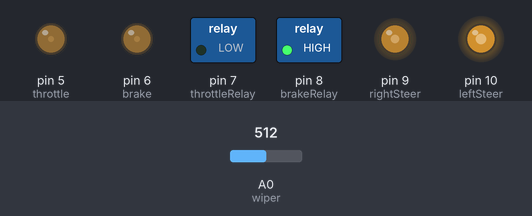
Simulated run of this sketch. Board: Arduino Uno, built with avr-gcc and run on an emulated ATmega328P. On the bench: switched loads named in the sketch (green lamp = pin HIGH), output pins drawn as LEDs (lit = HIGH). The inputs (shaded band) are chosen by the test bench; at power-on: A0 (wiper) = 512. What the sketch prints to the serial monitor is not drawn.

Above: at 1.2 s.
1.3 s: A0 (wiper) set to 306
2.8 s: A0 (wiper) set to 511
At 4.2 s:
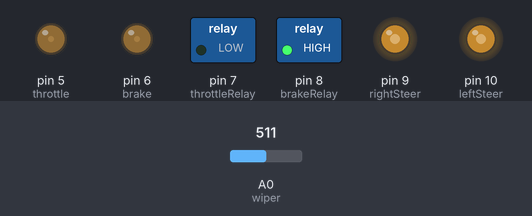
5.8 s: A0 (wiper) set to 122
7.3 s: A0 (wiper) set to 716
At 8.2 s:
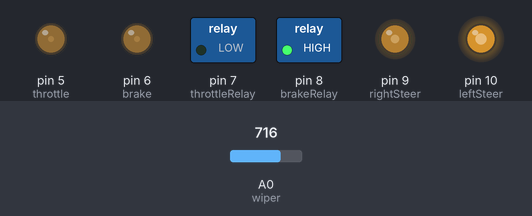
Timing chart, 0 to 9.8 s (numbered marks = the images above; inputs shaded):
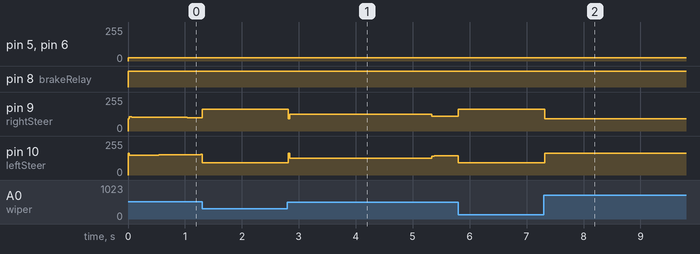

Measured:
- after the input at 2.8 s, pin 9 (rightSteer): 163/255 → 127/255 at once, → 111/255 2.5 s later, → 110/255 0.30 s later; pin 10 (leftSteer): 91/255 → 127/255 at once, → 143/255 2.5 s later, → 144/255 0.30 s later
- after the input at 7.3 s, pin 9 (rightSteer): 163/255 → 91/255 at once; pin 10 (leftSteer): 91/255 → 163/255 at once

The sketch:

cart_teleop_new_board_latest-1.1.ino
```cpp
 /*
   cart_teleop_new_board.ino - Contains the main arduino code for controlling our autonomous golf cart with non-dac board.

      Author: Brandon Parr
      Version: 1.0
*/

#include <Wire.h>
#include <PID_v1.h>

int throttle = 5;         /* pin 3 */
int brake = 6;            /* pin 5 */
int leftSteer = 10;        /* pin 6 */
int throttleRelay = 7;    /* pin 7 */
int brakeRelay = 8;       /* pin 8 */
int rightSteer = 9;       /* pin 9 */

int wiper = A0;           /* pin A0 */

/* bounds for throttle mapping */
const int LOWER_THROTTLE_BOUNDS = 25;
const int UPPER_THROTTLE_BOUND = 226;

/* bounds for brake mapping */
const int LOWER_BRAKE_BOUND = 25;
const int UPPER_BRAKE_BOUND = 234;

/*bounds for steering mapping */
const int LOWER_STEER_BOUND = 0;
const int UPPER_STEER_BOUND = 255;

/* empirical potentiometer bounds */
const int LOWER_STEER_POT_BOUND = 310;
const int UPPER_STEER_POT_BOUND = 620;

/* Neutral steer value */
const float NEUTRAL_STEER = 2.5;

/*Values for the pid*/
double currentSteeringPot;
double pidSignal;

double steeringTarget;
int brakeTarget;
int throttleTarget;

const float STEER_VOLT_MAX_OFFSET = .7;
const float STEER_VOLT_MIN_OFFSET = .3;

const int LOWER_PID_BOUND = -255;
const int UPPER_PID_BOUND = 255;

PID myPID(&currentSteeringPot, &pidSignal, &steeringTarget, 10, 2.0, 1, DIRECT);
//PID myPID(&currentSteeringPot, &pidSignal, &steeringTarget, 10, 0, 0, DIRECT);

/* magic numbers */
const int MAGIC_START = 42;
const int MAGIC_END = 21;

unsigned long time_since;

void pid_setup() {
  myPID.SetMode(AUTOMATIC);
  myPID.SetOutputLimits(LOWER_PID_BOUND, UPPER_PID_BOUND);
  myPID.SetSampleTime(20);
}

/* Main program setup */
void setup() {
  // set up serial
  Serial.begin(57600);
  while (!Serial) {
    delay(15);
  }

  // set up relays
  pinMode(throttleRelay, OUTPUT);
  pinMode(brakeRelay, OUTPUT);

  // set up outputs
  pinMode(throttle, OUTPUT);
  pinMode(brake, OUTPUT);
  pinMode(leftSteer, OUTPUT);
  pinMode(rightSteer, OUTPUT);

  // set up wiper
  pinMode(wiper, INPUT);

  Serial.println("STARTING");

  steeringTarget = 50;
  brakeTarget = 0;
  throttleTarget = 0;
  currentSteeringPot = -1;
  pidSignal = -1;

  pid_setup();
}

/* Main program loop */
void loop() {
  delay(1);
  readCommands();
  steer();
  setThrottle();
  setBrake();
}

void readCommands() {
    if (Serial.available() >= 5){
      int firstByte = Serial.read();
      if (firstByte == MAGIC_START) {
        int secondByte = Serial.read();
        if (secondByte == MAGIC_END) {

           throttleTarget = Serial.read();
           brakeTarget = Serial.read();
           steeringTarget = Serial.read();
           Serial.print("Steer command:   \t\t");
           Serial.println(steeringTarget);
           Serial.print("Brake command:   \t\t");
           Serial.println(brakeTarget);
           Serial.print("Throttle command:\t\t");
           Serial.println(throttleTarget);
           Serial.println("");
        }
      }
    }

}

void setThrottle() {
  int val = map(throttleTarget, 0, 255, LOWER_THROTTLE_BOUNDS, UPPER_THROTTLE_BOUND);
  analogWrite(throttle, val);

  //Serial.print("Throttle set:\t\t");
  //Serial.println(throttleTarget);
  if (throttleTarget == 0) {
    digitalWrite(throttleRelay, LOW);
  } else {
    digitalWrite(throttleRelay, HIGH);
  }
}

void setBrake() {
  int val = map(brakeTarget, 0, 255, LOWER_BRAKE_BOUND, UPPER_BRAKE_BOUND);
  analogWrite(brake, val);

  //Serial.print("Brake set:\t\t");
  //Serial.println(brakeTarget);
  if (brakeTarget == 255) {
    digitalWrite(brakeRelay, LOW);
  } else {
    digitalWrite(brakeRelay, HIGH);
  }
}

void steer() {
  if (steeringTarget != -1) {
    // read in the potentiometer value and map from 0 (full left) to 100 (full right)
   currentSteeringPot = analogRead(wiper);
   //Serial.print("Pot Absolute Value: ");
   //Serial.println(currentSteeringPot);
   currentSteeringPot = mapf(currentSteeringPot, LOWER_STEER_POT_BOUND, UPPER_STEER_POT_BOUND, 0.0, 100.0);
   //Serial.print("CURR POT ");
   //Serial.println(currentSteeringPot);
   myPID.Compute();
   //Serial.print("RAW COMPUTE ");
   //Serial.println(pidSignal);
   float signal = mapf(pidSignal, LOWER_PID_BOUND, UPPER_PID_BOUND, -STEER_VOLT_MAX_OFFSET, STEER_VOLT_MAX_OFFSET);
   //Serial.print("MAPPED SIGNAL: ");
   //Serial.println(signal);
   setSteerVoltages(signal);
  }
}

/* sends a steeringTarget voltage to both left and right steering channels */
void setSteerVoltages(float signal) {
  // check if values are valid - must be between 2.0 & 3.0 inclusive and sum up to 5.0
  if ((signal >= -STEER_VOLT_MAX_OFFSET  && signal <= STEER_VOLT_MAX_OFFSET) && (signal >= STEER_VOLT_MIN_OFFSET || signal <= -STEER_VOLT_MIN_OFFSET)){

      int finalLeft = mapf(NEUTRAL_STEER - signal, 0.0, 5.0, LOWER_STEER_BOUND, UPPER_STEER_BOUND);
      int finalRight = mapf(NEUTRAL_STEER + signal, 0.0, 5.0, LOWER_STEER_BOUND, UPPER_STEER_BOUND);

      //Serial.print("LEFT VOLT: ");
      //Serial.println(finalLeft);
      //Serial.print("RIGHT VOLT: ");
      //aaaaaSerial.println(finalRight);

      analogWrite(leftSteer, finalLeft);
      analogWrite(rightSteer, finalRight);


  }
  else
  {
    int finalLeft = mapf(NEUTRAL_STEER, 0.0, 5.0, LOWER_STEER_BOUND, UPPER_STEER_BOUND);
    int finalRight = mapf(NEUTRAL_STEER, 0.0, 5.0, LOWER_STEER_BOUND, UPPER_STEER_BOUND);

    analogWrite(leftSteer, finalLeft);
    analogWrite(rightSteer, finalRight);
  }
}

/* map function for a float value */
float mapf(float x, float inMin, float inMax, float outMin, float outMax) {
  return (x - inMin) * (outMax - outMin) / (inMax - inMin) + outMin;
}
```
